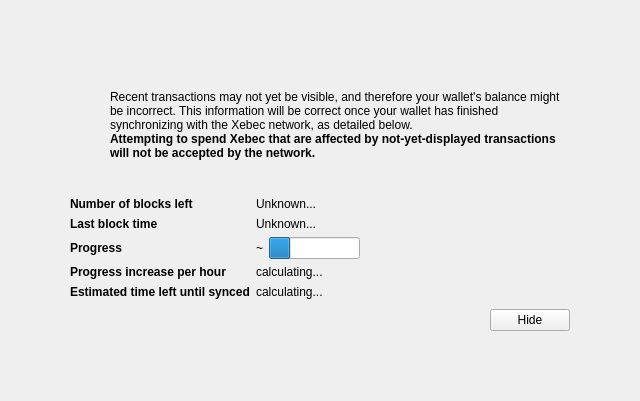
<?xml version="1.0" encoding="UTF-8"?>
<ui version="4.0">
 <class>ModalOverlay</class>
 <widget class="ModalOverlay" name="ModalOverlay">
  <property name="geometry">
   <rect>
    <x>0</x>
    <y>0</y>
    <width>640</width>
    <height>401</height>
   </rect>
  </property>
  <property name="windowTitle">
   <string>Form</string>
  </property>
  <layout class="QVBoxLayout" name="verticalLayout" stretch="0">
   <property name="sizeConstraint">
    <enum>QLayout::SetDefaultConstraint</enum>
   </property>
   <property name="leftMargin">
    <number>0</number>
   </property>
   <property name="topMargin">
    <number>0</number>
   </property>
   <property name="rightMargin">
    <number>0</number>
   </property>
   <property name="bottomMargin">
    <number>0</number>
   </property>
   <item>
    <widget class="QWidget" name="bgWidget" native="true">
     <property name="styleSheet">
      <string notr="true"/>
     </property>
     <layout class="QVBoxLayout" name="verticalLayoutMain" stretch="0">
      <property name="leftMargin">
       <number>60</number>
      </property>
      <property name="topMargin">
       <number>60</number>
      </property>
      <property name="rightMargin">
       <number>60</number>
      </property>
      <property name="bottomMargin">
       <number>60</number>
      </property>
      <item>
       <widget class="QWidget" name="contentWidget" native="true">
        <property name="styleSheet">
         <string notr="true"/>
        </property>
        <layout class="QVBoxLayout" name="verticalLayoutSub" stretch="1,0,0,0,0">
         <property name="spacing">
          <number>0</number>
         </property>
         <property name="leftMargin">
          <number>10</number>
         </property>
         <property name="topMargin">
          <number>10</number>
         </property>
         <property name="rightMargin">
          <number>10</number>
         </property>
         <property name="bottomMargin">
          <number>10</number>
         </property>
         <item>
          <layout class="QHBoxLayout" name="horizontalLayoutIconText" stretch="0,1">
           <property name="topMargin">
            <number>20</number>
           </property>
           <item>
            <layout class="QVBoxLayout" name="verticalLayoutIcon">
             <property name="leftMargin">
              <number>0</number>
             </property>
             <item>
              <widget class="QPushButton" name="warningIcon">
               <property name="enabled">
                <bool>false</bool>
               </property>
               <property name="text">
                <string/>
               </property>
               <property name="icon">
                <iconset>
                 <normaloff>:/icons/warning</normaloff>
                 <disabledoff>:/icons/warning</disabledoff>:/icons/warning</iconset>
               </property>
               <property name="iconSize">
                <size>
                 <width>48</width>
                 <height>48</height>
                </size>
               </property>
               <property name="flat">
                <bool>true</bool>
               </property>
              </widget>
             </item>
             <item>
              <spacer name="verticalSpacerWarningIcon">
               <property name="orientation">
                <enum>Qt::Vertical</enum>
               </property>
               <property name="sizeHint" stdset="0">
                <size>
                 <width>20</width>
                 <height>40</height>
                </size>
               </property>
              </spacer>
             </item>
            </layout>
           </item>
           <item>
            <layout class="QVBoxLayout" name="verticalLayoutInfoText">
             <property name="leftMargin">
              <number>0</number>
             </property>
             <property name="topMargin">
              <number>0</number>
             </property>
             <item>
              <widget class="QLabel" name="infoText">
               <property name="text">
                <string>Recent transactions may not yet be visible, and therefore your wallet's balance might be incorrect. This information will be correct once your wallet has finished synchronizing with the Xebec network, as detailed below.</string>
               </property>
               <property name="textFormat">
                <enum>Qt::RichText</enum>
               </property>
               <property name="wordWrap">
                <bool>true</bool>
               </property>
              </widget>
             </item>
             <item>
              <widget class="QLabel" name="infoTextStrong">
               <property name="font">
                <font>
                 <weight>75</weight>
                 <bold>true</bold>
                </font>
               </property>
               <property name="text">
                <string>Attempting to spend Xebec that are affected by not-yet-displayed transactions will not be accepted by the network.</string>
               </property>
               <property name="textFormat">
                <enum>Qt::RichText</enum>
               </property>
               <property name="wordWrap">
                <bool>true</bool>
               </property>
              </widget>
             </item>
             <item>
              <spacer name="verticalSpacerInTextSpace">
               <property name="orientation">
                <enum>Qt::Vertical</enum>
               </property>
               <property name="sizeHint" stdset="0">
                <size>
                 <width>20</width>
                 <height>40</height>
                </size>
               </property>
              </spacer>
             </item>
            </layout>
           </item>
          </layout>
         </item>
         <item>
          <spacer name="verticalSpacerAfterText">
           <property name="orientation">
            <enum>Qt::Vertical</enum>
           </property>
           <property name="sizeHint" stdset="0">
            <size>
             <width>20</width>
             <height>40</height>
            </size>
           </property>
          </spacer>
         </item>
         <item>
          <layout class="QFormLayout" name="formLayout">
           <property name="fieldGrowthPolicy">
            <enum>QFormLayout::FieldsStayAtSizeHint</enum>
           </property>
           <property name="horizontalSpacing">
            <number>6</number>
           </property>
           <property name="verticalSpacing">
            <number>6</number>
           </property>
           <property name="topMargin">
            <number>10</number>
           </property>
           <item row="0" column="0">
            <widget class="QLabel" name="labelNumberOfBlocksLeft">
             <property name="font">
              <font>
               <weight>75</weight>
               <bold>true</bold>
              </font>
             </property>
             <property name="text">
              <string>Number of blocks left</string>
             </property>
            </widget>
           </item>
           <item row="0" column="1">
            <widget class="QLabel" name="numberOfBlocksLeft">
             <property name="text">
              <string>Unknown...</string>
             </property>
            </widget>
           </item>
           <item row="1" column="0">
            <widget class="QLabel" name="labelLastBlockTime">
             <property name="font">
              <font>
               <weight>75</weight>
               <bold>true</bold>
              </font>
             </property>
             <property name="text">
              <string>Last block time</string>
             </property>
            </widget>
           </item>
           <item row="1" column="1">
            <widget class="QLabel" name="newestBlockDate">
             <property name="sizePolicy">
              <sizepolicy hsizetype="Maximum" vsizetype="Preferred">
               <horstretch>0</horstretch>
               <verstretch>0</verstretch>
              </sizepolicy>
             </property>
             <property name="text">
              <string>Unknown...</string>
             </property>
            </widget>
           </item>
           <item row="2" column="0">
            <widget class="QLabel" name="labelSyncDone">
             <property name="font">
              <font>
               <weight>75</weight>
               <bold>true</bold>
              </font>
             </property>
             <property name="text">
              <string>Progress</string>
             </property>
            </widget>
           </item>
           <item row="2" column="1">
            <layout class="QHBoxLayout" name="horizontalLayoutSync" stretch="0,1">
             <item>
              <widget class="QLabel" name="percentageProgress">
               <property name="text">
                <string notr="true">~</string>
               </property>
              </widget>
             </item>
             <item>
              <widget class="QProgressBar" name="progressBar">
               <property name="value">
                <number>24</number>
               </property>
               <property name="format">
                <string/>
               </property>
              </widget>
             </item>
            </layout>
           </item>
           <item row="4" column="0">
            <widget class="QLabel" name="labelProgressIncrease">
             <property name="font">
              <font>
               <weight>75</weight>
               <bold>true</bold>
              </font>
             </property>
             <property name="text">
              <string>Progress increase per hour</string>
             </property>
            </widget>
           </item>
           <item row="4" column="1">
            <widget class="QLabel" name="progressIncreasePerH">
             <property name="text">
              <string>calculating...</string>
             </property>
            </widget>
           </item>
           <item row="5" column="0">
            <widget class="QLabel" name="labelEstimatedTimeLeft">
             <property name="font">
              <font>
               <weight>75</weight>
               <bold>true</bold>
              </font>
             </property>
             <property name="text">
              <string>Estimated time left until synced</string>
             </property>
            </widget>
           </item>
           <item row="5" column="1">
            <widget class="QLabel" name="expectedTimeLeft">
             <property name="text">
              <string>calculating...</string>
             </property>
            </widget>
           </item>
          </layout>
         </item>
         <item>
          <layout class="QHBoxLayout" name="horizontalLayoutButtons">
           <property name="leftMargin">
            <number>10</number>
           </property>
           <property name="topMargin">
            <number>10</number>
           </property>
           <item>
            <spacer name="horizontalSpacer">
             <property name="orientation">
              <enum>Qt::Horizontal</enum>
             </property>
             <property name="sizeHint" stdset="0">
              <size>
               <width>40</width>
               <height>20</height>
              </size>
             </property>
            </spacer>
           </item>
           <item>
            <widget class="QPushButton" name="closeButton">
             <property name="text">
              <string>Hide</string>
             </property>
            </widget>
           </item>
          </layout>
         </item>
         <item>
          <layout class="QVBoxLayout" name="verticalLayout_2">
           <item>
            <spacer name="verticalSpacer">
             <property name="orientation">
              <enum>Qt::Vertical</enum>
             </property>
             <property name="sizeHint" stdset="0">
              <size>
               <width>20</width>
               <height>40</height>
              </size>
             </property>
            </spacer>
           </item>
          </layout>
         </item>
        </layout>
       </widget>
      </item>
     </layout>
    </widget>
   </item>
  </layout>
 </widget>
 <customwidgets>
  <customwidget>
   <class>ModalOverlay</class>
   <extends>QWidget</extends>
   <header>modaloverlay.h</header>
   <container>1</container>
  </customwidget>
 </customwidgets>
 <resources/>
 <connections/>
</ui>
